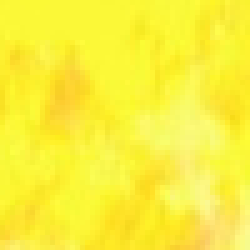
#> input picture BoWFireDataset/train/fire01.jpg, 50 x 50 px (shown 5 times larger); its folder holds 4 pictures in this run
$ python colorspace.py
#> lines starting #> are read from the running program, lines starting #| are printed output that depends on the picture
import os
import skimage
import numpy as np
from sklearn.naive_bayes import GaussianNB
from skimage.color import convert_colorspace
import joblib

class ColorSpace_Classifier:
    def __init__(self,
                 dataset_path='./BoWFireDataset/train/',
                 model_path='./models/Color_Space_Bayes.model',
                 n_neighbors=11):

        self.dataset_path = dataset_path
        self.model_path = model_path
        self.n_neighbors = n_neighbors
        try:
            self.model = joblib.load(self.model_path)
            print('Successfully loaded ColorSpace model.')
        except:
            print("Warning: Failed loading ColorSpace model!")

    def train(self):
        self.model = GaussianNB()
        train_images = os.listdir(self.dataset_path)
        if '.DS_Store' in train_images:
            train_images.remove('.DS_Store')
        X = [] # pixels
        Y = [] # labels
        print("Training Color Space Naive Bayes...")
        for img_name in train_images:
            img_path = os.path.join(self.dataset_path, img_name)
            img = skimage.io.imread(img_path)
#> img is the input picture: shape (50, 50, 3); mean R, G, B 251.2, 240.4, 59.1
            h,w,_ = img.shape
#> h = 50; w = 50
            img_ycbcr = convert_colorspace(img, 'rgb', 'ycbcr')
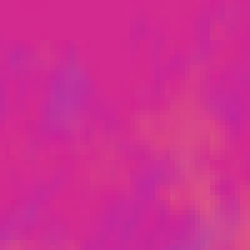
#> img_ycbcr: shape (50, 50, 3) float64 (shown 5 times larger); mean R, G, B 207.5, 46.8, 145.7

            for i in range(0,h):
                for j in range(0,w):
                    X.append(img_ycbcr[i,j,:])
                    if img_name[0] == 'f': # fire
                        Y.append(2)
                    elif img_name[0] == 's':
                        Y.append(1)
                    else:
                        Y.append(0)
#> after the loop, X = 2500 items, first 6: [210.3, 42.64, 143.5], [211.1, 42.64, 143.5], [210.9, 42.79, 143.1], [210.9, 42.79, 143.1], [211.2, 41.62, 142.9], [211.2, 41.62, 142.9]; Y = 2500 values from 2 to 2
#> pass 2 of the loop in train, `for img_name in train_images:`:
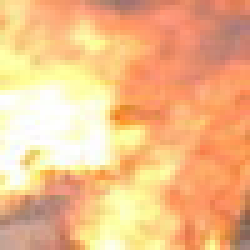
#> input picture BoWFireDataset/train/fire16.jpg, 50 x 50 px (shown 5 times larger)
#> in train, img is the input picture: shape (50, 50, 3); mean R, G, B 242.7, 188.1, 135.5
#> in train, `img_ycbcr = convert_colorspace(img, 'rgb', 'ycbcr')`:
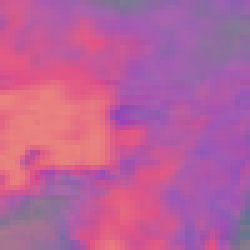
#> img_ycbcr: shape (50, 50, 3) float64 (shown 5 times larger); mean R, G, B 186.4, 96.8, 155.8
#> after the loop in train, `for i in range(0,h):`: X = 5000 items, first 6: [210.3, 42.64, 143.5], [211.1, 42.64, 143.5], [210.9, 42.79, 143.1], [210.9, 42.79, 143.1], [211.2, 41.62, 142.9], [211.2, 41.62, 142.9]; Y = 5000 values from 2 to 2
#> pass 3 of the loop in train, `for img_name in train_images:`:
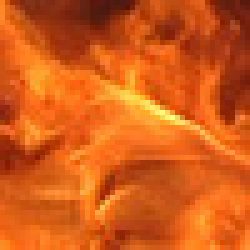
#> input picture BoWFireDataset/train/fire17.jpg, 50 x 50 px (shown 5 times larger)
#> in train, img is the input picture: shape (50, 50, 3); mean R, G, B 211.2, 92.5, 25.1
#> in train, `img_ycbcr = convert_colorspace(img, 'rgb', 'ycbcr')`:
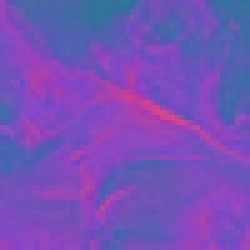
#> img_ycbcr: shape (50, 50, 3) float64 (shown 5 times larger); mean R, G, B 119.3, 80.8, 184.9
#> after the loop in train, `for i in range(0,h):`: X = 7500 items, first 6: [210.3, 42.64, 143.5], [211.1, 42.64, 143.5], [210.9, 42.79, 143.1], [210.9, 42.79, 143.1], [211.2, 41.62, 142.9], [211.2, 41.62, 142.9]; Y = 7500 values from 2 to 2
#> the loop made 4 passes; the first 3 are shown

        X = np.array(X)
        Y = np.array(Y)

        self.model.fit(X, Y)
        joblib.dump(self.model, self.model_path)
        return self.model

    def get_mask(self, img):
        """Generate fire mask of the input image with the saved KNN model trained by colar space mathod."""
        h,w,_ = img.shape
        img_ycbcr = convert_colorspace(img, 'rgb', 'ycbcr')
        prds = np.array(self.model.predict(img_ycbcr.reshape(-1,3)))
        mask = prds.reshape(h,w)
        mask = np.array(mask/2, dtype=int)
        mask = np.array([mask, mask, mask])
        mask = np.swapaxes(mask, 0, 2)
        mask = np.swapaxes(mask, 0, 1)

        return mask

    def test(self, fire_threshold=0.15, data_path='./BoWFireDataset/dataset/img/'):
        total_correct = 0
        if not os.path.exists('./results/colorspace/'):
            os.mkdir('./results/colorspace/')
#> (the run stopped early here; a loop or call above may not have finished)
